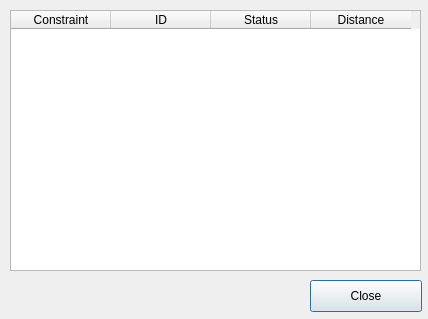
<?xml version="1.0" encoding="UTF-8"?>
<ui version="4.0">
 <class>dlgPipelineDialog</class>
 <widget class="QDialog" name="dlgPipelineDialog">
  <property name="geometry">
   <rect>
    <x>0</x>
    <y>0</y>
    <width>428</width>
    <height>319</height>
   </rect>
  </property>
  <property name="windowTitle">
   <string>Pipeline Planner</string>
  </property>
  <widget class="QTableWidget" name="tblImpacts">
   <property name="geometry">
    <rect>
     <x>10</x>
     <y>10</y>
     <width>411</width>
     <height>261</height>
    </rect>
   </property>
   <property name="alternatingRowColors">
    <bool>true</bool>
   </property>
   <column>
    <property name="text">
     <string>Constraint</string>
    </property>
   </column>
   <column>
    <property name="text">
     <string>ID</string>
    </property>
   </column>
   <column>
    <property name="text">
     <string>Status</string>
    </property>
   </column>
   <column>
    <property name="text">
     <string>Distance</string>
    </property>
   </column>
  </widget>
  <widget class="QPushButton" name="btnPush">
   <property name="geometry">
    <rect>
     <x>310</x>
     <y>280</y>
     <width>112</width>
     <height>32</height>
    </rect>
   </property>
   <property name="text">
    <string>Close</string>
   </property>
  </widget>
 </widget>
 <resources/>
 <connections>
  <connection>
   <sender>btnPush</sender>
   <signal>pressed()</signal>
   <receiver>dlgPipelineDialog</receiver>
   <slot>reject()</slot>
   <hints>
    <hint type="sourcelabel">
     <x>495</x>
     <y>315</y>
    </hint>
    <hint type="destinationlabel">
     <x>283</x>
     <y>169</y>
    </hint>
   </hints>
  </connection>
 </connections>
</ui>
